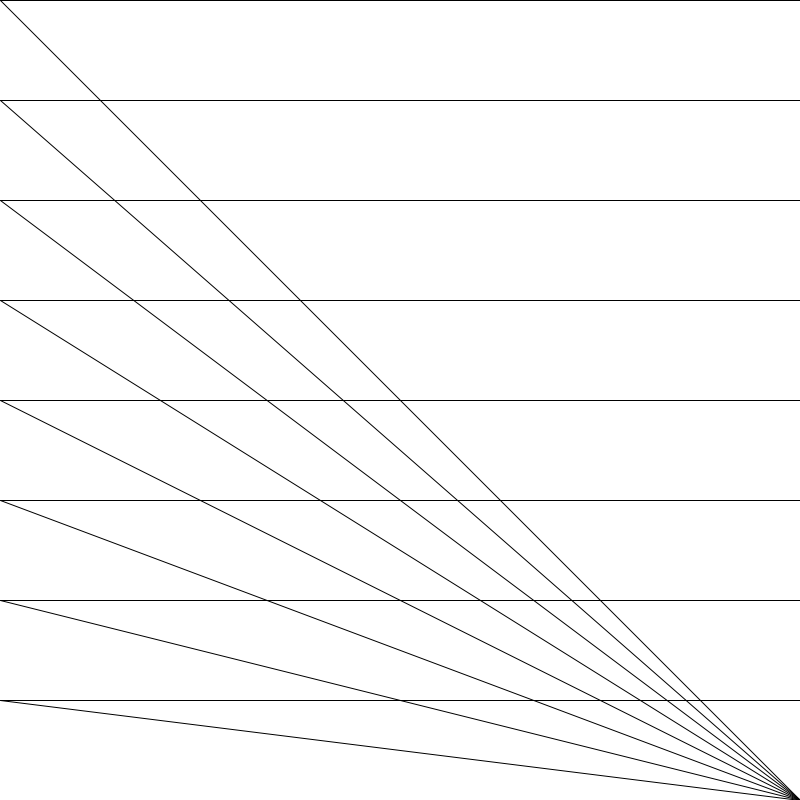
Frame 1 (no input)
Frame 60 (the mouse pressed at the canvas centre just before this capture): identical to frame 1, image omitted
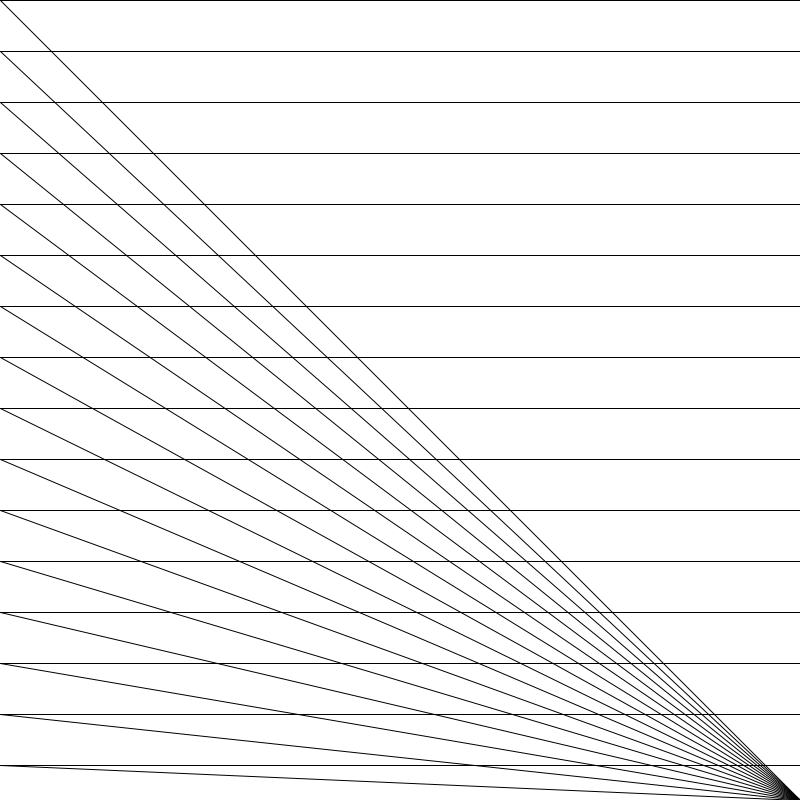
Frame 120 (the mouse held since frame 60 and released just before this capture)

The Processing sketch that drew these frames (run headless with seeded random() and noise(); from frame 60 on, the mouse is pressed at the canvas centre):

// Processing sketch: Line_Pattern
// ── Line_Pattern.pde
float angle, s, radius;

void setup() {
  size(800, 800);
  radius = dist(width, height, 0, 0);
}

void draw() {
  background(255);
  angle = map(mouseX, 0, width, 0, 2*PI);
  s = map(height-mouseY, 0, height, 2, 100);
  for (int i = 0; i < height; i+= s) {
    line(0, i, width, i);
  }
  for (int i = 0; i < radius; i+= s) {
    line(0, i-sin(angle)*radius, width, height);
  }
}
